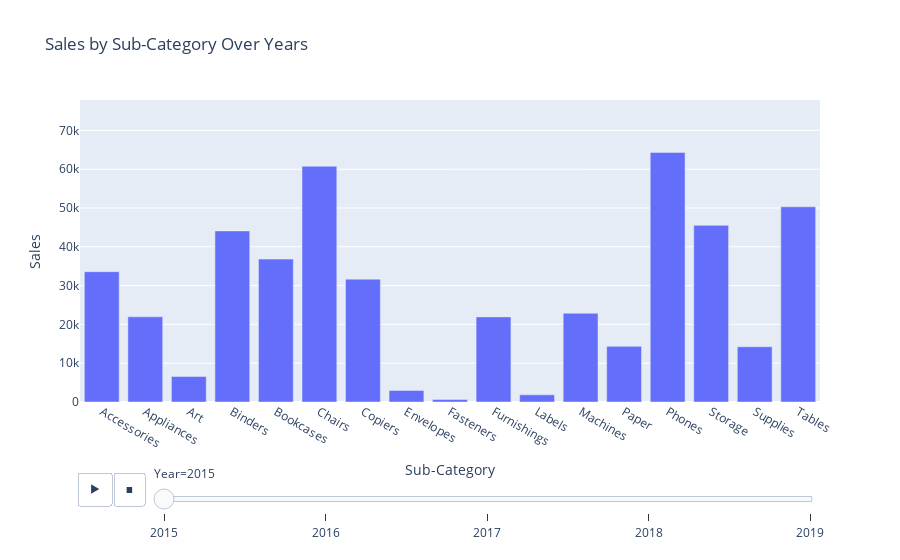

The notebook cell this image was saved under:
### Code cell
animated_bar_chart = px.bar(sales_by_year_subcategory, 
                            x='Sub-Category', 
                            y='Sales', 
                            animation_frame='Year', 
                            range_y=[0, sales_by_year_subcategory['Sales'].max()],
                            title='Sales by Sub-Category Over Years')
animated_bar_chart.show()

### Figure 1 — Plotly figure (JSON) as saved in the notebook; plotly's stock layout.template omitted (floating-point values rounded to 4 significant figures)
{"data": [{"alignmentgroup": "True", "hovertemplate": "Year=2015<br>Sub-Category=%{x}<br>Sales=%{y}<extra></extra>", "legendgroup": "", "marker": {"color": "#636efa", "pattern": {"shape": ""}}, "name": "", "offsetgroup": "", "orientation": "v", "showlegend": false, "textposition": "auto", "type": "bar", "x": ["Accessories", "Appliances", "Art", "Binders", "Bookcases", "Chairs", "Copiers", "Envelopes", "Fasteners", "Furnishings", "Labels", "Machines", "Paper", "Phones", "Storage", "Supplies", "Tables"], "xaxis": "x", "y": [33590.0, 21950.0, 6571.0, 44100.0, 36830.0, 60770.0, 31660.0, 2992.0, 659.1, 21940.0, 1842.0, 22860.0, 14340.0, 64330.0, 45530.0, 14240.0, 50310.0], "yaxis": "y"}], "layout": {"autosize": true, "barmode": "relative", "legend": {"tracegroupgap": 0}, "sliders": [{"active": 0, "currentvalue": {"prefix": "Year="}, "len": 0.9, "pad": {"b": 10, "t": 60}, "steps": [{"args": [["2015"], {"frame": {"duration": 0, "redraw": true}, "fromcurrent": true, "mode": "immediate", "transition": {"duration": 0, "easing": "linear"}}], "label": "2015", "method": "animate"}, {"args": [["2016"], {"frame": {"duration": 0, "redraw": true}, "fromcurrent": true, "mode": "immediate", "transition": {"duration": 0, "easing": "linear"}}], "label": "2016", "method": "animate"}, {"args": [["2017"], {"frame": {"duration": 0, "redraw": true}, "fromcurrent": true, "mode": "immediate", "transition": {"duration": 0, "easing": "linear"}}], "label": "2017", "method": "animate"}, {"args": [["2018"], {"frame": {"duration": 0, "redraw": true}, "fromcurrent": true, "mode": "immediate", "transition": {"duration": 0, "easing": "linear"}}], "label": "2018", "method": "animate"}, {"args": [["2019"], {"frame": {"duration": 0, "redraw": true}, "fromcurrent": true, "mode": "immediate", "transition": {"duration": 0, "easing": "linear"}}], "label": "2019", "method": "animate"}], "x": 0.1, "xanchor": "left", "y": 0, "yanchor": "top"}], "title": {"text": "Sales by Sub-Category Over Years"}, "updatemenus": [{"buttons": [{"args": [null, {"frame": {"duration": 500, "redraw": true}, "fromcurrent": true, "mode": "immediate", "transition": {"duration": 500, "easing": "linear"}}], "label": "&#9654;", "method": "animate"}, {"args": [[null], {"frame": {"duration": 0, "redraw": true}, "fromcurrent": true, "mode": "immediate", "transition": {"duration": 0, "easing": "linear"}}], "label": "&#9724;", "method": "animate"}], "direction": "left", "pad": {"r": 10, "t": 70}, "showactive": false, "type": "buttons", "x": 0.1, "xanchor": "right", "y": 0, "yanchor": "top"}], "xaxis": {"anchor": "y", "autorange": true, "domain": [0, 1], "range": [-0.5, 16.5], "title": {"text": "Sub-Category"}, "type": "category"}, "yaxis": {"anchor": "x", "domain": [0, 1], "range": [0, 77840.0], "title": {"text": "Sales"}, "type": "linear"}}}
